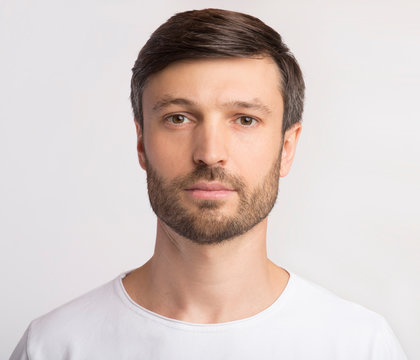
#> input picture image.jpg, 420 x 360 px, found by its file name
$ python eye_rec.py
#> lines starting #> are read from the running program, lines starting #| are printed output that depends on the picture; after the words box and inside, x2 and y2 are one past the last pixel; in counts of white or black regions, pixels touching at a corner belong together
import cv2
import numpy as np

#Setup the enviorment by linking to the Haar Cascades Models

face_cascade = cv2.CascadeClassifier('C:/Users/SAMYAK/Desktop/Eye recognition/haarcascade_frontalface_default.xml')
eye_cascade = cv2.CascadeClassifier('C:/Users/SAMYAK/Desktop/Eye recognition/haarcascade_eye.xml')

#Identify the image of interest to import. Ensure that when you import a file path
#that you do not use / in front otherwise it will return empty.
img = cv2.imread('C:/Users/SAMYAK/Desktop/Eye recognition/image.jpg')
#> img is the input picture: shape (360, 420, 3); mean B, G, R 196.5, 200.6, 214.3

# Resize the image to save space and be more manageable.
# We do this by calculating the ratio of the new image to the old image
r = 500.0 / img.shape[1]
#> r = 1.19
dim = (500, int(img.shape[0] * r))
#> dim = (500, 428)

# Perform the resizing and show
resized = cv2.resize(img, dim, interpolation = cv2.INTER_AREA)

#Display the image
cv2.imshow('image',resized)
cv2.waitKey(0) #Before moving on, wait for a keyboard click.


#Process the image - convert to BRG to grey
grey = cv2.cvtColor(resized, cv2.COLOR_BGR2GRAY)
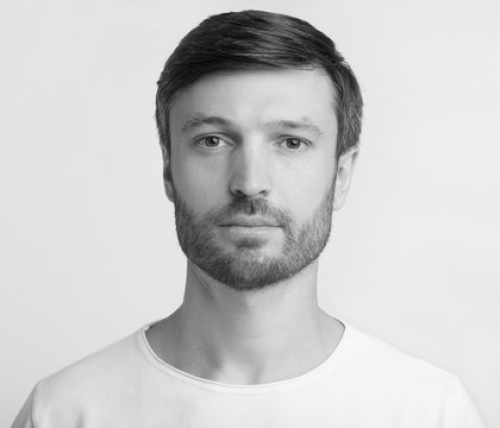
#> grey: shape (428, 500); min 5, max 252, mean 204.2

cv2.imshow('image',grey)
cv2.waitKey(0) #Before moving on, wait for a keyboard click.

#Identify the face and eye using the haar-based classifiers.
faces = face_cascade.detectMultiScale(grey, 1.3, 5)
#> faces = [[145, 59, 213, 213]]

for (x,y,w,h) in faces:
 #   cv2.rectangle(resized,(x,y),(x+w,y+h),(255,0,0),2)
    roi_grey = grey[y:y+h, x:x+w]
    roi_color = resized[y:y+h, x:x+w]
    eyes = eye_cascade.detectMultiScale(roi_grey)
#> this loop made 1 pass
#> (x, y, w, h, eyes) on pass 1: (145, 59, 213, 213, [[122, 59, 47, 47], [41, 56, 51, 51]])
#> pass 1, `roi_grey = grey[y:y+h, x:x+w]`:
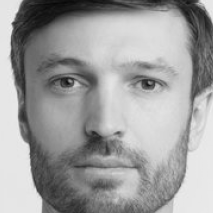
#> roi_grey: shape (213, 213); min 7, max 239, mean 157.7
#> pass 1, `roi_color = resized[y:y+h, x:x+w]`:
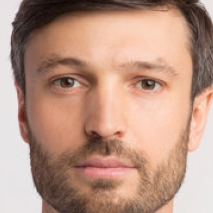
#> roi_color: shape (213, 213, 3); mean B, G, R 131.5, 148.6, 185.6
for (ex,ey,ew,eh) in eyes:
    cv2.rectangle(roi_color,(ex,ey),(ex+ew,ey+eh),(0,255,0),2)
#> this loop made 2 passes
#> (ex, ey, ew, eh) on passes 1 to 2: (122, 59, 47, 47), (41, 56, 51, 51)
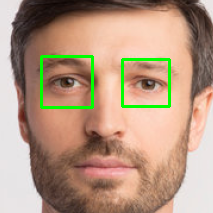
#> roi_color: shape (213, 213, 3); 2.57% of pixels changed, all inside (x1, y1, x2, y2) = (40, 55, 171, 109)


#Display the bounding box for the face and eyes
cv2.imshow('img',resized)
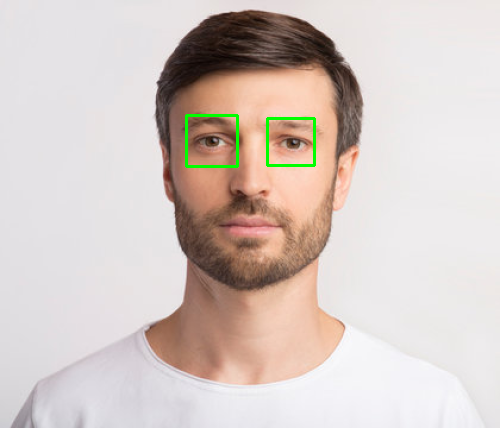
#> window 'img': shape (428, 500, 3); mean B, G, R 195.7, 201.1, 213.1
cv2.waitKey(0)
cv2.imwrite('savedimage.jpeg', resized)
